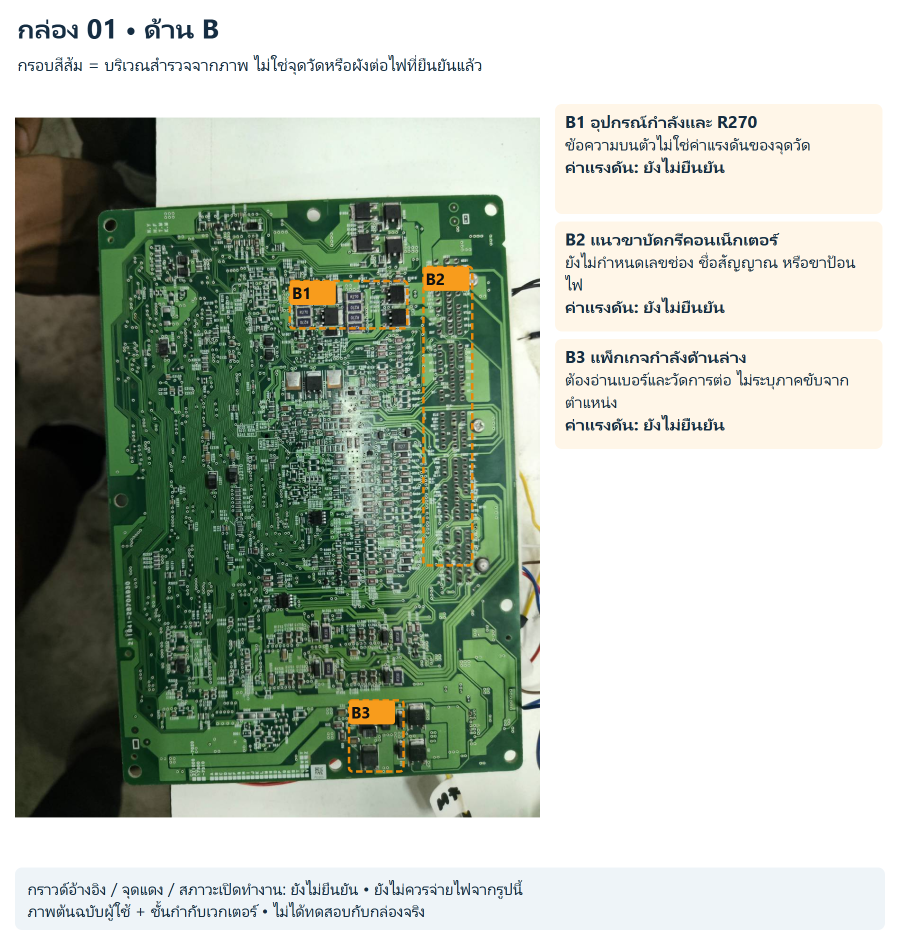
#> input picture projects/ecu-photo-atlas/annotated/ecu-001-2.png, 1800 x 1900 px, found by its file name (shown at 1/2 size)
$ python build_handout.py
#> lines starting #> are read from the running program, lines starting #| are printed output that depends on the picture
from pathlib import Path
import json,re,html,hashlib
from PIL import Image
P=Path(__file__).resolve().parent
(P/'output').mkdir(exist_ok=True);(P/'qa').mkdir(exist_ok=True)
photos={x['id']:x for x in json.loads((P/'photo_manifest.json').read_text(encoding='utf8'))}
#> (reads projects/ecu-photo-atlas/course-components/photo_manifest.json from the repository)
used=set();pages=[];titles=[]
def esc(s):return html.escape(str(s),quote=True)
def plain(s):return html.unescape(re.sub('<[^>]+>','',s)).strip()
def author(d):return 'FDominec' if d['id']=='crystal' else ('M.M.Minderhoud (Michiel1972)' if d['id']=='fuse_photo' else plain(d['author_html']))
def photo(key,caption):
 d=photos[key];used.add(key)
 lic='<a href="'+esc(d['license_url'])+'">'+esc(d['license'])+'</a>' if d['license_url'] else esc(d['license'])
 return f'<figure><img class="real" src="{d["file"]}"/><figcaption><b>ภาพถ่ายจริง:</b> {esc(caption)}<br/>ภาพ: {esc(author(d))} / <a href="{esc(d["page_url"])}">Wikimedia Commons</a> / {lic}<br/>ใช้ภาพเต็ม ย่อขนาดในหน้าเอกสาร ไม่แก้ไฟล์ภาพ</figcaption></figure>'
def board(filename,box,caption):
#> called with filename = 'ecu-001-2.png', box = (565, 330, 285, 140)
 source=P.parent/'originals'/filename;w,h=Image.open(source).size;x,y,bw,bh=box
#> after `w, h = Image.open(source).size`: w = 1800; h = 1900
 return f'<figure><svg class="board" viewBox="{x} {y} {bw} {bh}" xmlns="http://www.w3.org/2000/svg"><image href="../originals/{filename}" x="0" y="0" width="{w}" height="{h}"/></svg><figcaption><b>ภาพจริงบนบอร์ด:</b> {esc(caption)}<br/>ภาพผู้ใช้ในโครงการ • แสดงเฉพาะบริเวณ ไม่แก้ไฟล์ต้นฉบับ • ยังไม่ยืนยันหน้าที่/ค่าของทุกชิ้นในภาพ</figcaption></figure>'
def wire(x1,y1,x2,y2):return f'<path d="M{x1},{y1} L{x2},{y2}" stroke="#173b50" stroke-width="5" fill="none"/>'
def t(x,y,s,size=27):return f'<text x="{x}" y="{y}" font-family="Leelawadee UI,Tahoma" font-size="{size}" fill="#173b50">{esc(s)}</text>'
def symbol(kind):
 a=['<svg class="symbol" xmlns="http://www.w3.org/2000/svg" viewBox="0 0 600 245"><rect width="600" height="245" rx="16" fill="#edf4f8"/>']
 if kind in ['R','SHUNT','F']:
  a+=[wire(75,115,200,115),f'<rect x="200" y="80" width="190" height="70" fill="white" stroke="#173b50" stroke-width="5"/>',wire(390,115,525,115),t(240,63,kind,37)]
  if kind=='SHUNT':a+=[wire(215,150,215,190),wire(375,150,375,190),t(170,228,'sense + / sense −',23)]
  elif kind=='F':a+=[wire(200,115,390,115),t(135,210,'F ≠ R0 ≠ FB',27)]
  else:a+=[t(160,212,'หน่วย Ω • ขาหน้าที่ 2 ขา',27)]
 elif kind=='L':
  a+=[wire(65,120,175,120),'<path d="M175,120 C175,35 235,35 235,120 C235,35 295,35 295,120 C295,35 355,35 355,120 C355,35 415,35 415,120" fill="none" stroke="#173b50" stroke-width="5"/>',wire(415,120,535,120),t(250,205,'L • H / mH / µH')]
 elif kind in ['C','CP']:
  a+=[wire(75,115,270,115),wire(270,65,270,165),wire(320,65,320,165),wire(320,115,525,115),t(270,215,'C • F')]
  if kind=='CP':a+=[t(210,65,'+',37),t(90,35,'ตัวอย่าง C มีขั้ว',26)]
 elif kind in ['D','LED']:
  a+=[wire(80,125,235,125),'<path d="M235,75 L235,175 L335,125 Z M335,70 L335,180" fill="none" stroke="#173b50" stroke-width="5"/>',wire(335,125,520,125),t(160,220,'A'),t(375,220,'K / cathode')]
  if kind=='LED':a+=['<path d="M315,70 L390,25 M368,28 L390,25 L381,46 M355,90 L430,45 M408,48 L430,45 L421,66" fill="none" stroke="#c8740a" stroke-width="5"/>',t(40,35,'LED: ลูกศรแสงออก',24)]
 elif kind=='BJT':
  a+=[wire(80,125,235,125),wire(235,65,235,185),wire(235,90,355,35),wire(235,160,355,215),'<path d="M330,204 L305,203 L314,184 Z" fill="#173b50"/>',t(80,108,'B'),t(370,45,'C'),t(370,222,'E'),t(300,125,'NPN',32)]
 elif kind=='MOS':
  a+=[wire(70,120,215,120),wire(215,55,215,185),wire(265,55,265,185),wire(265,55,385,55),wire(385,55,385,20),wire(265,185,385,185),wire(385,185,385,225),t(75,95,'G'),t(410,40,'D'),t(410,225,'S'),t(300,125,'MOSFET',30),t(55,240,'ขาหน้าที่แบบย่อ ไม่ใช่ลำดับขาจริง',23)]
 elif kind=='X':
  a+=[wire(65,125,205,125),wire(205,70,205,180),'<rect x="240" y="60" width="110" height="130" fill="white" stroke="#173b50" stroke-width="5"/>',wire(385,70,385,180),wire(385,125,530,125),t(220,225,'X / Y • Hz')]
 elif kind=='GND':
  a+=[wire(300,45,300,125),wire(220,125,380,125),wire(245,150,355,150),wire(270,175,330,175),t(135,225,'GND ต้องพิสูจน์ reference')]
 else:
  a+=['<rect x="180" y="45" width="240" height="145" rx="8" fill="white" stroke="#173b50" stroke-width="5"/>',t(260,130,kind,40)]
  for y in [75,115,155]:a+=[wire(120,y,180,y),wire(420,y,480,y)]
  a+=[t(75,230,'ขาจริงต้องดู datasheet และด้านมอง',23)]
 return ''.join(a)+'</svg>'
def table(headers,rows):return '<table><thead><tr>'+''.join('<th>'+x+'</th>' for x in headers)+'</tr></thead><tbody>'+''.join('<tr>'+''.join('<td>'+str(x)+'</td>' for x in row)+'</tr>' for row in rows)+'</tbody></table>'
def page(title,content,tag='บทเรียน'):
 titles.append(title);pages.append('<section><div class="tag">คอร์ส ECU • '+tag+'</div><h1>'+title+'</h1>'+content+'</section>')
def card(title,kind,pic,function,read,test,limit,question,ref):
 content='<div class="visual"><div>'+pic+'</div><div>'+symbol(kind)+'<p class="small">สัญลักษณ์เพื่อเรียนหน้าที่ ไม่ใช่ผังขาหรือวงจรของ ECU เฉพาะรุ่น</p></div></div>'
 content+='<div class="twocol"><div><h2>ทำหน้าที่อะไร</h2><p>'+function+'</p></div><div><h2>อ่านอะไรบนตัว</h2><p>'+read+'</p></div></div>'
 content+='<h2>เริ่มวัดอย่างไร</h2><p>'+test+'</p><div class="highlight"><b>อย่าสรุปเกินผลวัด</b><p>'+limit+'</p></div><p class="task"><b>ลองตอบ:</b> '+question+'</p><p class="refs">หลักการ: '+ref+'</p>'
 page(title,content)

page('รู้จักอุปกรณ์บน ECU','<p class="subtitle">เอกสารประกอบการเรียน R • L • C และอุปกรณ์ที่ช่างต้องรู้</p><div class="coverphotos">'+photo('resistors','ตัวต้านทานแบบแท่ง')+photo('inductor','ขดลวดแกนวงแหวน')+photo('electrolytic','คาปาซิเตอร์หลายรูปแบบ')+'</div><h2>ดูรูปจริง → อ่านสัญลักษณ์ → เลือกวิธีวัด → บันทึกหลักฐาน</h2><p>สำหรับผู้เริ่มเรียนและช่างที่ต้องการจัดพื้นฐานก่อนอ่านวงจร เอกสารนี้ใช้ภาพถ่ายจริงของอุปกรณ์ชิ้นเดี่ยวและภาพจากกล่องที่ผู้เรียนส่ง ควบคู่ภาพสัญลักษณ์ที่วาดขึ้นเพื่ออธิบาย</p><div class="highlight"><b>ภาพตัวอย่างไม่ใช่อะไหล่ทดแทนที่แนะนำ</b><p>อุปกรณ์ชิ้นเดี่ยวบางรูปเป็นชิ้นสำหรับงานอิเล็กทรอนิกส์ทั่วไป ไม่ได้ยืนยันเกรดยานยนต์ เบอร์ที่ติดตั้งใน ECU หรือค่าที่ควรวัดของกล่องทั้ง 7 ใบ</p></div><p>มีแบบฝึกหัด ใบงานบันทึกผล และเฉลยแนวคิดท้ายเล่ม รูปภายนอกระบุผู้ถ่ายและสิทธิ์ใต้ภาพ ไม่มีภาพอุปกรณ์ที่สร้างด้วย AI</p>','เริ่มต้น')
page('อ่านตัวอักษรและหน่วยให้เป็น',table(['สัญลักษณ์บนบอร์ดที่อาจพบ','ชื่อ / หน่วย','จำไว้'],[['R','ตัวต้านทาน • Ω / kΩ / MΩ','R123 เป็นรหัสตำแหน่ง ไม่ใช่ค่า 123 Ω'],['L / FB','ตัวเหนี่ยวนำ / ferrite • H หรืออิมพีแดนซ์ตามความถี่','FB ไม่ควรถูกแทนด้วยลวดเพราะวัด DC ต่ำ'],['C','คาปาซิเตอร์ • F / µF / nF / pF','แรงดันทนไม่ใช่แรงดันที่ต้องพบ'],['D / ZD','ไดโอด / zener / protection','ชื่อและการตั้ง reference ต่างกันตามผู้ผลิต'],['Q / TR','ทรานซิสเตอร์ / ภาคสวิตช์','แพ็กเกจเหมือนกัน แต่เบอร์และขาอาจต่าง'],['U / IC','วงจรรวม','8 ขาไม่ได้แปลว่าเป็น EEPROM ทุกตัว'],['X / Y • F • CN / J','นาฬิกา • ฟิวส์ • ขั้วต่อ','ให้ตรวจผัง/BOM ประกอบชื่อที่เห็น']])+'<h2>แปลงหน่วยที่ใช้บ่อย</h2>'+table(['เท่ากัน','ตัวอย่าง'],[['1 kΩ = 1,000 Ω','4.7 kΩ = 4,700 Ω'],['1 MΩ = 1,000,000 Ω','0.1 MΩ = 100 kΩ'],['1 µF = 1,000 nF','0.1 µF = 100 nF'],['1 nF = 1,000 pF','10 nF = 10,000 pF'],['1 mH = 1,000 µH','0.1 mH = 100 µH'],['1 mΩ = 0.001 Ω','100 mΩ = 0.1 Ω']])+'<p class="task">ตัวอักษร M กับ m ต่างกันมาก อ่านหน่วยก่อนเทียบผลวัดทุกครั้ง ชื่อ reference เป็นเพียงคำใบ้ ต้องพิสูจน์อุปกรณ์จริง</p>')

card('R ตัวต้านทานแบบแท่ง','R',photo('resistors','R แบบ axial มีแถบสี ใช้สอนการแยกค่ากับ tolerance'),'จำกัดกระแส แบ่งแรงดัน และกำหนดไบอัส หน่วยโอห์ม ใช้ V = I × R ในเงื่อนไขของตัวต้านทาน','รหัส 4 แถบ: ตัวเลข 2 แถบ → ตัวคูณ → tolerance ตัวอย่างที่กำหนดเพื่อสอน น้ำตาล–ดำ–แดง–ทอง = 1 kΩ ±5% ไม่ได้อ้างว่าทุกตัวในภาพมีค่านี้','ถอดแหล่งจ่ายและจัดการประจุตกค้างตามวิธีที่ถูกต้อง แล้ววัด Ω บันทึกว่าวัดคาบอร์ดหรือแยกขา หากมีทางขนานค่าที่อ่านอาจไม่ใช่ค่า R ตัวเดียว','แถบสีไม่บอกกำลังวัตต์และความทนพัลส์ครบ ภาพถ่ายแสงเพี้ยนอาจอ่านสีผิด และค่า Ω ที่ดูปกติยังไม่พิสูจน์สภาพเมื่อร้อน/รับโหลด','ถ้า R 1 kΩ ±5% แบบอุดมคติ ช่วงค่าตาม tolerance คือเท่าไร?','Vishay Color Code • Fluke Resistance')
card('R แบบ SMD และการอ่านรหัส','R',photo('smd_resistor','R SMD ตัวอย่างที่เห็นรหัส 122; ไม่ใช่ค่าของ R บนกล่องอื่น'),'หน้าที่เหมือน R แบบแท่ง แต่ติดผิวแผงและมีขนาดเล็ก บางรุ่นไม่มีรหัสค่า','ระบบตัวเลข 3 หลัก: 103 = 10 × 10³ Ω = 10 kΩ, 472 = 4.7 kΩ, 122 = 1.2 kΩ ระบบที่ใช้ R แทนจุดทศนิยม: 4R7 = 4.7 Ω อย่าใช้กฎนี้กับอุปกรณ์ทุกชนิด','อ่านรหัสบนตัวแยกจาก Rxxx บนแผง แล้ววัด Ω เมื่อไม่มีไฟ หากค่าไม่ตรง ให้ตรวจทางขนานและระบบรหัสของผู้ผลิตก่อน','รหัส EIA-96 ใช้ตารางต่างออกไป 0/000 อาจเป็น jumper ตามรุ่น ไม่ใช่ฟิวส์แทนกันได้ และขนาด SMD ไม่รับรองกำลังวัตต์โดยลำพัง','103 กับ R103 ที่พิมพ์บนแผงให้ข้อมูลเหมือนกันหรือไม่?','State of the Art Part Marking • Vishay')
card('Shunt ตัวต้านทานวัดกระแส','SHUNT',board('ecu-001-2.png',(565,330,285,140),'กลุ่มที่เห็น marking R270 ต้องยืนยันชนิด/การต่อก่อนเรียกว่า shunt'),'เปลี่ยนกระแสเป็นแรงดันตกเล็กน้อยให้วงจรตรวจจับ ตัวอย่างคำนวณ I = 2 A และ R = 0.1 Ω จะได้ V = 0.2 V เป็นโจทย์ ไม่ใช่ค่ากล่องในภาพ','ถ้าระบบ marking ของผู้ผลิตใช้ R เป็นจุดทศนิยม R270 บนตัวอาจหมายถึง 0.270 Ω แต่ R270 บน silk อาจเป็นเลขตำแหน่ง ต้องแยกให้ถูก','DMM สองสายอาจรวมความต้านทานสายและหน้าสัมผัส ค่าต่ำมากควรใช้วิธีชดเชยหรือการวัด 4 สายตามความเหมาะสม การวัดแรงดันขณะมีไฟต้องมีวงจรและ reference ที่ยืนยัน','บี๊บไม่ได้แปลว่าช็อต ตัวต้านทานค่าต่ำที่ขาด/ค่าเปลี่ยนอาจทำให้การอ่านกระแสผิด แต่ห้ามสรุปจากรูปร่างหรือรหัสอย่างเดียว','เหตุใดการเอาค่าความต้านทานสายวัดไปรวมจึงผิดมากในงาน mΩ?','Vishay notation • กฎของโอห์ม / ตัวอย่างคำนวณ')
card('L ตัวเหนี่ยวนำและ ferrite bead','L',photo('inductor','ตัวเหนี่ยวนำแกนวงแหวน เห็นลวดจริง; ค่า µH ไม่อนุมานจากรูป'),'L เก็บพลังงานในสนามแม่เหล็ก ใช้แปลงไฟและกรอง หน่วย H / mH / µH ส่วน ferrite bead ใช้ลดรบกวนตามย่านความถี่ ต้องดูอิมพีแดนซ์ กระแส และ DCR','บางตัวระบุค่า/เบอร์ บางตัวไม่ระบุ รูปร่างปิดแกนหรือสีของแกนไม่ได้ยืนยันค่า ชิ้นส่วนสองขาคล้าย R อาจเป็น ferrite','ตรวจขาดด้วย Ω ได้ตามขั้นตอนที่ไม่มีไฟ แต่การวัด L ต้องใช้ LCR และเงื่อนไขความถี่/กระแสที่ตรงงาน ตรวจ datasheet เรื่อง saturation และ current rating เมื่อต้องเลือกทดแทน','DC ต่ำไม่พิสูจน์ว่าขดลวดไม่ช็อตรอบ และไม่ยืนยันการกรองความถี่สูง ห้ามบายพาส L/FB ด้วยลวดเพราะเห็นมิเตอร์บี๊บ','L กับ ferrite มีข้อกำหนดใดที่โหมด Ω ของ DMM ไม่บอก?','TI Ferrite Beads in Gate Drive Circuits')
card('C เซรามิกและ MLCC','C',photo('ceramic','C เซรามิกแบบจาน; MLCC บน ECU อาจเป็นสี่เหลี่ยมเล็กและไม่มีรหัส'),'เก็บประจุ บายพาสรบกวน และทำงานเป็นตัวกรองร่วมกับ R/L C เซรามิกหลายแบบไม่มีขั้ว แต่ต้องยืนยันชนิดก่อน','ตัวอย่างระบบรหัส C แบบ pF: 104 = 100,000 pF = 100 nF = 0.1 µF ไม่ใช้สูตรนี้กับ marking ทุกแบบ MLCC ที่ไม่พิมพ์ค่าต้องหา BOM/เอกสารหรือวัดอย่างเหมาะสม','ตรวจประจุตกค้างก่อนโหมด C/Ω แล้วแยกวงจรตามคู่มือเครื่องวัด บันทึกความถี่และระดับสัญญาณของ LCR หากใช้เปรียบเทียบผล','สี/ขนาดไม่บอกค่าความจุ ค่าของเซรามิกไดอิเล็กทริกสูงบางชนิดลดลงเมื่อมี DC bias ค่าวัดคาบอร์ดหรือค่า C อย่างเดียวไม่พิสูจน์การรั่ว/เสียทุกเงื่อนไข','ถ้าชิ้นไม่มี marking จะเลือกค่าแทนจากสีได้หรือไม่ เพราะอะไร?','Murata DC-bias FAQ • หลักหน่วยความจุ')
card('C อิเล็กโทรไลต์และขั้ว','CP',photo('electrolytic','C อิเล็กโทรไลต์หลายขนาดและรูปแบบ ต้องอ่านฉลากแต่ละตัว'),'ใช้เก็บประจุและลด ripple หลายชนิดมีขั้ว ต้องตรวจ polarity และเงื่อนไขของผู้ผลิตก่อนต่อกลับ','100 µF 25 V คือค่าความจุกับพิกัดแรงดันทน ไม่ได้แปลว่าจุดนั้นต้องมี 25 V เครื่องหมายขั้วอาจต่างกันระหว่างชนิด เช่น aluminium กับ tantalum จึงไม่ใช้กฎแถบเดียวกับทุก C','ตัดแหล่งพลังงาน คายประจุด้วยวิธีที่รองรับและตรวจแรงดันตกค้างก่อนวัด แยกขาหรือถอดตามวิธีเครื่องวัด ตรวจ C/ESR/leakage ตามความจำเป็น','ไม่บวมก็เสียได้ ค่าความจุปกติอย่างเดียวไม่ยืนยัน ESR หรือการทำงานร้อน/โหลด และรูปบวมไม่ได้บอกสาเหตุเสียทั้งระบบ','ตัวเลข 25 V บน C คือค่าที่สายแดงต้องอ่านเสมอหรือไม่?','Fluke Resistance/Capacitance • ข้อมูลชนิดผู้ผลิต')
card('D ไดโอด และรู้จัก TVS','D',photo('diode','ไดโอด 1N4007 ตามแหล่งภาพ แถบบนตัวอย่างใช้ชี้ด้าน cathode ไม่ใช่ TVS'),'ไดโอดใช้กำหนดทิศทางกระแส เรียงกระแส หรือช่วยคลายพลังงาน ส่วน TVS ใช้จำกัดแรงดันกระชากตามพิกัดของมัน','สัญลักษณ์ A = anode, K = cathode แถบบนไดโอดตัวอย่างสัมพันธ์กับด้าน K แต่ต้องตรวจชนิด/marking ไม่กำหนด breakdown จากสีหรือแพ็กเกจ','ใช้ diode mode บนวงจรไม่มีไฟ บันทึกทั้งสองทิศและสภาวะคาบอร์ด/แยกขา ค่า forward ขึ้นกับชนิด กระแสทดสอบ และอุณหภูมิ','ไม่มีเลข drop เดียวตัดสินทุก D; TVS แบบสองทิศอาจขึ้น OL ทั้งคู่บน DMM ปกติ ผลนี้ไม่ยืนยันว่าเสียหรือว่ายัง clamp ได้ตามพิกัด ห้ามแทน TVS ด้วยไดโอดทั่วไปจากรูปร่าง','ถ้า TVS สองทิศขึ้น OL ทั้งสองทิศ ต้องเปลี่ยนทันทีหรือยังขาดอะไร?','Fluke How to Test Diodes • datasheet ตรงชนิด')
card('LED ไดโอดเปล่งแสง','LED',photo('led','LED สีแดงตัวอย่าง ใช้สอนรูปร่าง ไม่ใช่หลักฐานว่ามีอยู่ในทุก ECU'),'เปล่งแสงเมื่อไบอัสตามเงื่อนไข ใช้เป็นไฟแสดงสถานะในวงจรฝึก/เครื่องมือ ไม่ใช่โหลดที่ต่อกับแหล่งจ่ายโดยไม่จำกัดกระแส','สัญลักษณ์ LED มีลูกศรแสงออก เครื่องหมายขาจริงต้องตรวจชนิดและ datasheet โดยเฉพาะขาที่ถูกตัดแล้ว ไม่ตัดสินจากความยาวอย่างเดียว','diode mode อาจทำให้ LED บางรุ่นติดจาง หากพิกัดมิเตอร์เพียงพอ อ่านคู่มือก่อน ผลไม่ติดไม่ได้พิสูจน์ว่าเสียทุกชนิด','แรงดัน forward ขึ้นกับสี วัสดุ และกระแสทดสอบ LED ไม่ใช่ TVS และไม่ควรถูกใช้แทนไดโอดในภาคขับตามความคล้าย','ทำไม LED จึงต้องมีการควบคุมหรือจำกัดกระแส?','Fluke Diode Test • ข้อมูลรุ่น LED')
card('Q ทรานซิสเตอร์ BJT','BJT',photo('bjt','BC547 ตัวอย่าง BJT รูปร่าง TO-92; ภาพ MOSFET ไม่ใช่ BJT'),'สวิตช์หรือขยายสัญญาณ มีขาหน้าที่ B = base, C = collector, E = emitter ตัวอย่างสัญลักษณ์ในหน้านี้เป็น NPN','อ่านเบอร์เต็ม ผู้ผลิต และด้านมองแพ็กเกจ ลำดับขา E/B/C ไม่เหมือนกันทุกรุ่น และชิ้น 3 ขาอาจเป็นอุปกรณ์ชนิดอื่น','เมื่อไม่มีไฟและรู้ pinout แล้ว ตรวจรอยต่อตามชนิดและตรวจความผิดปกติระหว่างขา บันทึกผลทั้งทิศทาง วงจรขนานหรืออุปกรณ์ป้องกันในตัวอาจเปลี่ยนผล','DMM ไม่รับรอง gain ทุกสภาวะ การรั่วเมื่อร้อน หรือการขับโหลดจริง อย่าเลือกอะไหล่จากจำนวนขา/ทรงเดียวกัน','แพ็กเกจ TO-92 บอกว่าเป็น BJT และขาซ้ายคือ E เสมอหรือไม่?','หลักทรานซิสเตอร์ • datasheet ของผู้ผลิตตรงเบอร์')
card('Q MOSFET และขา G D S','MOS',photo('mosfet','IRF630 ตัวอย่าง MOSFET แบบ TO-220 ไม่ใช่คำแนะนำแทนอะไหล่ ECU'),'ใช้ V_GS ควบคุมการนำระหว่าง drain/source; G = gate, D = drain, S = source ภาคขับจริงต้องทราบชนิดและ topology','ตรวจเบอร์และ datasheet ก่อน บางแพ็กเกจมีแท็บเชื่อมกับขาทางไฟฟ้า จึงไม่ถือเป็นกราวด์โดยอัตโนมัติ V_GS(th) ไม่ใช่ค่าที่รับรองเปิดนำเต็มโหลด','เมื่อรู้ชนิด/ขาแล้ว ตรวจรอยต่อ body diode และความผิดปกติตาม datasheet ในสภาพไม่มีไฟ อุปกรณ์ที่มีวงจรในตัวหรือทางขนานอาจให้ผลต่างจากแบบพื้นฐาน','DMM ไม่ยืนยัน R_DS(on) ที่เงื่อนไขโหลดจริง การรั่วเมื่อร้อน หรือสวิตช์ได้ถูกต้อง ต้องดูค่าขับ gate, gate charge และเงื่อนไขพิกัดของรุ่น ไม่ใช้แรงดัน gate เดียวกับทุกตัว','V_GS ต้องวัดจาก gate เทียบ source หรือเทียบตัวถังเสมอ?','ROHM MOSFET Basics • Vishay IRF630 datasheet')

page('IC หน้าตาเหมือนกัน หน้าที่ต่างกัน','<div class="visual">'+board('ecu-001-1.png',(235,335,195,180),'แพ็กเกจขาสี่ด้านจากกล่อง 01 ยังไม่ยืนยันหน้าที่')+photo('ic','ภาพ die ภายใน IC คนละชิ้นกับภาพบอร์ด ไม่ใช่ภาพแพ็กเกจหรือจุดวัด')+'</div>'+table(['ชนิดหน้าที่','ทำอะไร','ข้อห้ามเดา'],[['Regulator / power IC','สร้างและควบคุมไฟเลี้ยง','ไม่ใช้ 5 V เป็นคำตอบของทุกขา'],['Driver / interface','ขับโหลดหรือแปลงสัญญาณสื่อสาร','ตำแหน่งใกล้ปลั๊กยังไม่ยืนยันหน้าที่'],['MCU / processor','ประมวลผลและควบคุม','IC ใหญ่ไม่ได้เป็น MCU ทุกตัว'],['Memory','เก็บโปรแกรมหรือข้อมูล อาจอยู่ใน MCU','8 ขาไม่ได้เป็น EEPROM ทุกตัว']])+'<p class="highlight">อ่าน marking เต็ม โลโก้ แพ็กเกจ revision และเอกสารตรงรุ่นก่อนกำหนด VCC/GND/EN หรือขาสัญญาณ เครื่องหมายขา 1 ต้องเทียบด้านมองให้ถูก ห้ามจิ้ม die หรือลวดเชื่อมเพื่อหาไฟ</p><p class="task">กิจกรรม: เขียนข้อมูลที่ต้องมีเพิ่มก่อนยืนยันว่า IC หนึ่งตัวเป็น EEPROM</p>')
#> call 2 of board, with filename = 'ecu-001-1.png', box = (235, 335, 195, 180)
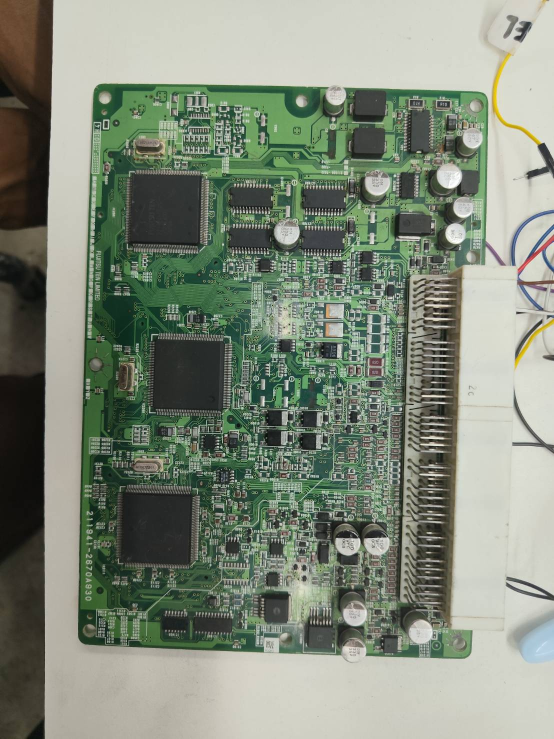
#> input picture projects/ecu-photo-atlas/originals/ecu-001-1.png, 1108 x 1477 px (shown at 1/2 size)
#> in board (call 2), `w, h = Image.open(source).size`: w = 1108; h = 1477
card('X Y คริสตัลและเรโซเนเตอร์','X',photo('crystal','ตัวอย่างคริสตัลหลายรูปแบบ ภาพต้นฉบับความละเอียดจำกัดจึงใช้ขนาดเล็ก'),'ช่วยกำหนดสัญญาณนาฬิกา หน่วย Hz / MHz คริสตัล resonator กับ oscillator ที่มีวงจรและไฟเลี้ยงในตัวเป็นคนละชนิด','อ่านเบอร์และความถี่เมื่อชัด พร้อมดูชนิด จำนวนขาและโหลดที่ต้องการ ไม่เดาความถี่จากทรงกระป๋อง','DMM ไม่ยืนยันความถี่หรือการเริ่มสั่น งาน scope ต้องเลือกโพรบและจุดวัดที่ไม่โหลดวงจรมากเกินไปตามข้อมูลวงจร','โพรบที่ capacitance สูงอาจเปลี่ยนพฤติกรรมจนหยุดสั่น ห้ามเลือกจุดจิ้มสุ่มขา MCU หรือจ่ายไฟเข้าตัวถัง','การไม่มีรูปคลื่นหลังวางโพรบ อาจเกิดจากเครื่องมือได้อย่างไร?','Tektronix ABCs of Probes • datasheet ตรงอุปกรณ์')
page('CN J ปลั๊ก ลายทองแดง และ via','<div class="visual">'+board('ecu-005-3.png',(100,580,930,245),'หน้าปลั๊กกล่อง 05 มีคราบ แต่ยังไม่ตัดสินสภาพไฟฟ้าจากภาพ')+board('ecu-005-2.png',(240,65,1020,300),'จุดบัดกรีปลั๊กด้านหลัง ภาพหมุนคนละทิศกับด้านหน้า')+'</div><h2>สิ่งที่ต้องรู้ก่อนตามขา</h2><p>ด้านมองหน้าขั้วต่อกับด้านบัดกรีอาจกลับทิศ ต้องใช้ร่องล็อก มุมตัวเรือน และเลขช่องที่ชัดเจนก่อนกำหนดขา เริ่มจากชื่อขาตามเอกสาร แล้วตาม copper/via ทีละช่วง</p><h2>ตรวจอะไรได้</h2><p>ตรวจขางอ บัดกรีร้าว และความต่อเนื่องเมื่อปลอดพลังงานตามขั้นตอน แต่เสียงบี๊บอาจผ่านทางขนาน/อุปกรณ์ ไม่ใช่หลักฐานว่าเป็นเส้นทองแดงเดียว ความต้านทานหน้าสัมผัสภายใต้โหลดต้องใช้วิธีและเครื่องมือที่ตรงงาน</p><div class="highlight">คราบ/เงาสะท้อนไม่พิสูจน์น้ำเข้า ไหม้ หรือช็อต ไม่ขูดสารเคลือบหรือเปลี่ยนสภาพก่อนเก็บภาพ และห้ามจ่ายไฟตามสีสายที่คนก่อนต่อเพิ่ม</div><p class="task">ให้ผู้เรียนระบุว่าในภาพมีข้อมูลพอจะนับเลขขาหรือยัง และต้องยืนยันอะไร</p>')
#> call 3 of board, with filename = 'ecu-005-3.png', box = (100, 580, 930, 245)
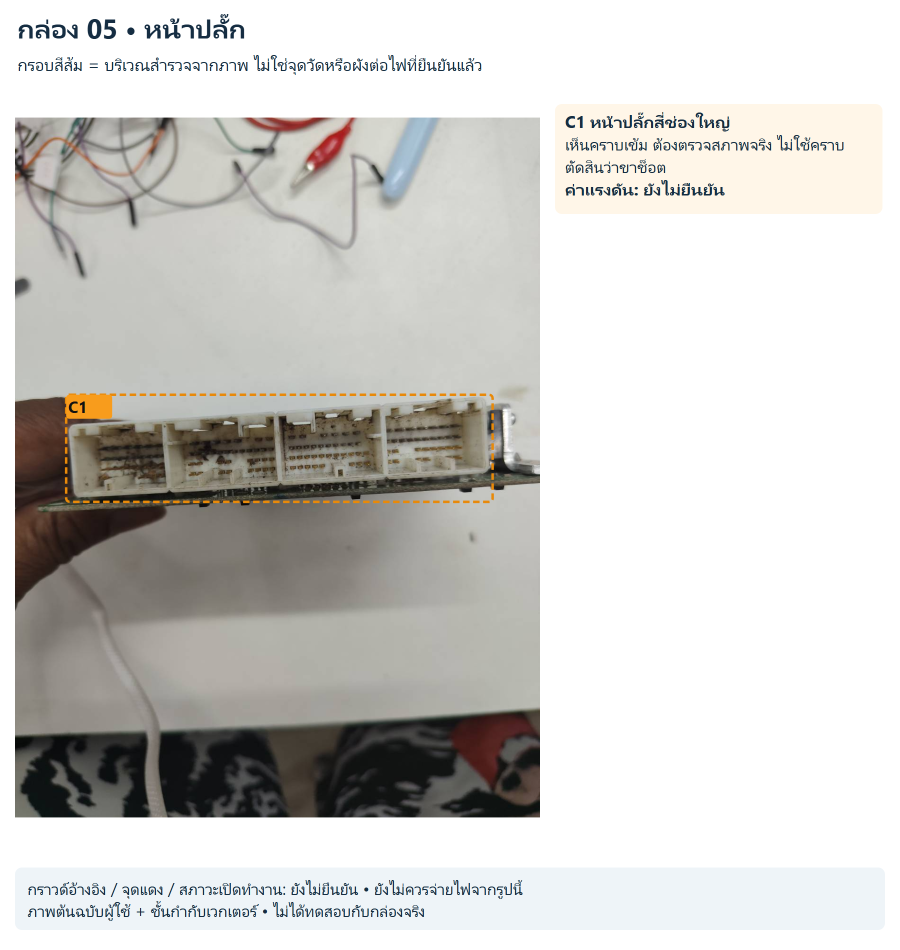
#> input picture projects/ecu-photo-atlas/annotated/ecu-005-3.png, 1800 x 1900 px, found by its file name (shown at 1/2 size)
#> in board (call 3), `w, h = Image.open(source).size`: w = 1800; h = 1900
#> call 4 of board, with filename = 'ecu-005-2.png', box = (240, 65, 1020, 300)
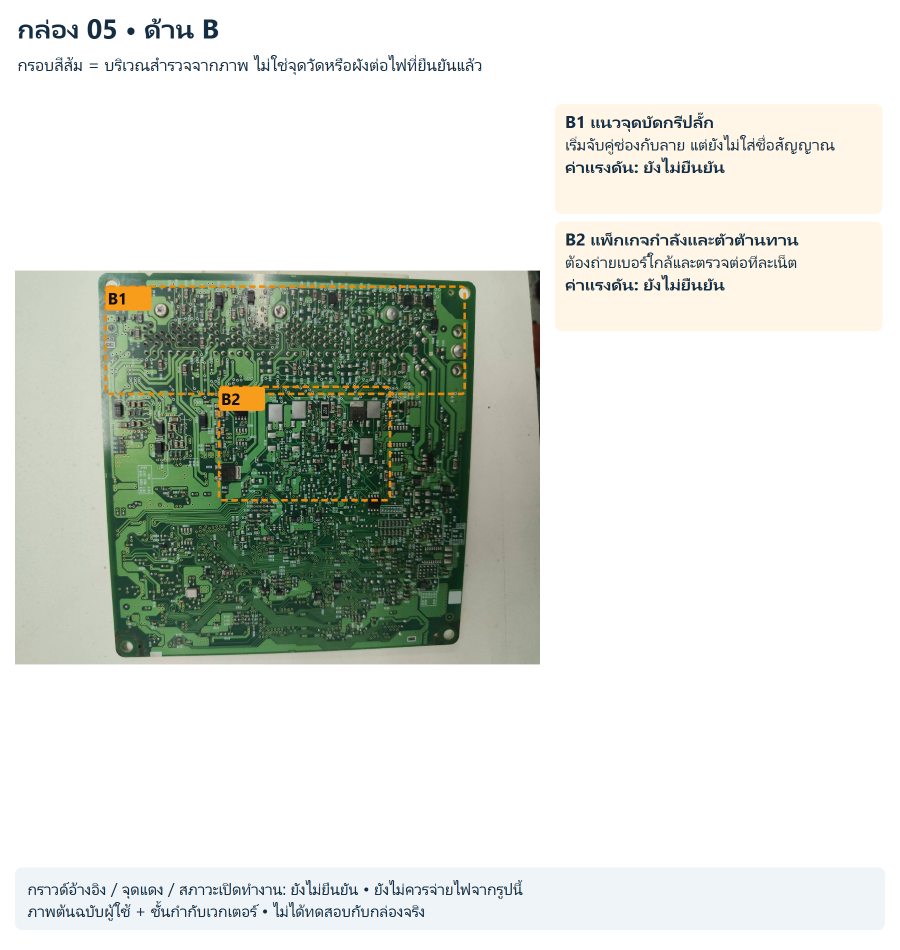
#> input picture projects/ecu-photo-atlas/annotated/ecu-005-2.png, 1800 x 1900 px, found by its file name (shown at 1/2 size)
#> in board (call 4), `x, y, bw, bh = box`: x = 240; y = 65; bw = 1020; bh = 300
card('F ฟิวส์ กับ R0 และ FB','F',photo('fuse_photo','ตัวอย่างฟิวส์รถยนต์ภายนอก ไม่ใช่หลักฐานตำแหน่งฟิวส์บน ECU'),'ฟิวส์ทำหน้าที่ป้องกันกระแสตามเงื่อนไขของมัน ส่วน R0 ใช้เชื่อมวงจรและ FB ลดรบกวนตามความถี่ แม้วัด DC ต่ำเหมือนกันก็ทำหน้าที่ต่าง','อ่านชนิด เบอร์ กระแสพิกัดและข้อกำหนดการตัดของฟิวส์จากผู้ผลิต ไม่เลือกจากสีหรือขนาดอย่างเดียว โดยเฉพาะเมื่อไม่ทราบระบบสีของชนิดนั้น','ตัดไฟและแยกตามขั้นตอนก่อนตรวจ continuity ผลขาดต้องตรวจสาเหตุกระแสเกิน ไม่ใส่ฟิวส์พิกัดสูงขึ้นหรือบายพาสเพื่อให้ทำงาน','ไม่แทนฟิวส์ด้วย R0/ลวด และไม่แทน FB ด้วย R0 เพียงเพราะบี๊บ วัดต่ำไม่ได้แปลว่าเป็นฟิวส์หรือช็อต','ชิ้นสองขาที่บี๊บมีความเป็นไปได้อะไรบ้างนอกจากช็อต?','datasheet ของชิ้นที่เลือก • หลัก continuity')
#> (the run stopped early here; a loop or call above may not have finished)
